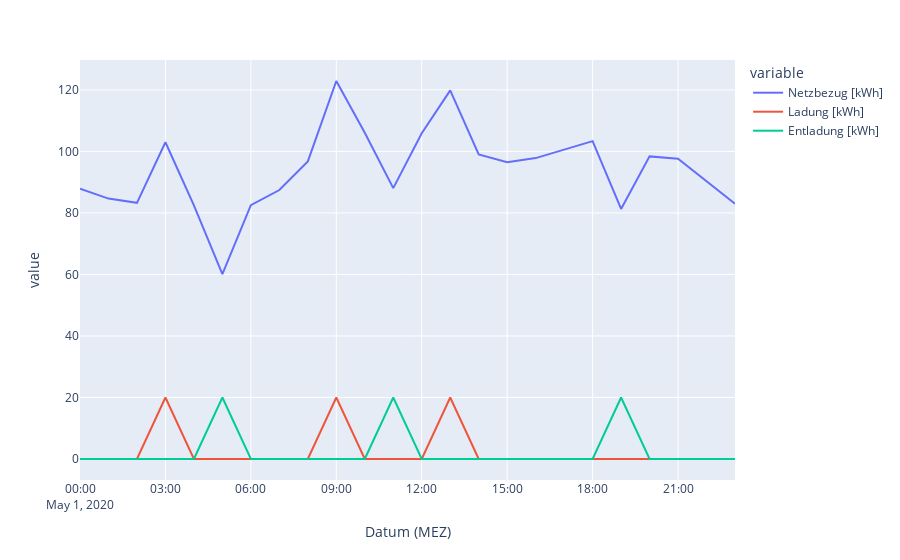

Source (notebook cell):
### Markdown cell above
Der optimale Stromkostenpreis für den Tag liegt bei 74.81 EUR. Wir speichern die optimalen Werte der Variablen im DataFrame ab und plotten die Lösung. Wir sehen, dass in drei Zeitperioden die Batterie voll geladen wird (niedriger Strompreis) und während eines höheren Strompreises wieder entladen wird. Der Wert von 74.81 EUR ist dabei der bestmögliche Wert, den man erzielen kann. Dabei muss man den Strompreis allerdings im Voraus genau kennen.

### Code cell
df["Netzbezug [kWh]"] = [k[t].x for t in H]
df["Ladung [kWh]"] = [s_in[t].x for t in H]
df["Entladung [kWh]"] = [s_out[t].x for t in H]
df["Batteriestand [kWh]"] = [s[t].x for t in H]

px.line(data_frame=df, x="Datum (MEZ)", y=["Netzbezug [kWh]","Ladung [kWh]", "Entladung [kWh]"])

### Figure 1 — Plotly figure (JSON) as saved in the notebook; plotly's stock layout.template omitted (floating-point values rounded to 4 significant figures)
{"data": [{"hovertemplate": "variable=Netzbezug [kWh]<br>Datum (MEZ)=%{x}<br>value=%{y}<extra></extra>", "legendgroup": "Netzbezug [kWh]", "line": {"color": "#636efa", "dash": "solid"}, "marker": {"symbol": "circle"}, "mode": "lines", "name": "Netzbezug [kWh]", "orientation": "v", "showlegend": true, "type": "scatter", "x": ["2020-05-01 00:00:00+01:00", "2020-05-01 01:00:00+01:00", "2020-05-01 02:00:00+01:00", "2020-05-01 03:00:00+01:00", "2020-05-01 04:00:00+01:00", "2020-05-01 05:00:00+01:00", "2020-05-01 06:00:00+01:00", "2020-05-01 07:00:00+01:00", "2020-05-01 08:00:00+01:00", "2020-05-01 09:00:00+01:00", "2020-05-01 10:00:00+01:00", "2020-05-01 11:00:00+01:00", "2020-05-01 12:00:00+01:00", "2020-05-01 13:00:00+01:00", "2020-05-01 14:00:00+01:00", "2020-05-01 15:00:00+01:00", "2020-05-01 16:00:00+01:00", "2020-05-01 17:00:00+01:00", "2020-05-01 18:00:00+01:00", "2020-05-01 19:00:00+01:00", "2020-05-01 20:00:00+01:00", "2020-05-01 21:00:00+01:00", "2020-05-01 22:00:00+01:00", "2020-05-01 23:00:00+01:00"], "xaxis": "x", "y": [87.87, 84.66, 83.27, 103.0, 82.42, 60.1, 82.49, 87.43, 96.73, 122.9, 106.0, 88.07, 105.9, 119.8, 99.02, 96.48, 97.82, 100.6, 103.3, 81.3, 98.37, 97.61, 90.37, 82.95], "yaxis": "y"}, {"hovertemplate": "variable=Ladung [kWh]<br>Datum (MEZ)=%{x}<br>value=%{y}<extra></extra>", "legendgroup": "Ladung [kWh]", "line": {"color": "#EF553B", "dash": "solid"}, "marker": {"symbol": "circle"}, "mode": "lines", "name": "Ladung [kWh]", "orientation": "v", "showlegend": true, "type": "scatter", "x": ["2020-05-01 00:00:00+01:00", "2020-05-01 01:00:00+01:00", "2020-05-01 02:00:00+01:00", "2020-05-01 03:00:00+01:00", "2020-05-01 04:00:00+01:00", "2020-05-01 05:00:00+01:00", "2020-05-01 06:00:00+01:00", "2020-05-01 07:00:00+01:00", "2020-05-01 08:00:00+01:00", "2020-05-01 09:00:00+01:00", "2020-05-01 10:00:00+01:00", "2020-05-01 11:00:00+01:00", "2020-05-01 12:00:00+01:00", "2020-05-01 13:00:00+01:00", "2020-05-01 14:00:00+01:00", "2020-05-01 15:00:00+01:00", "2020-05-01 16:00:00+01:00", "2020-05-01 17:00:00+01:00", "2020-05-01 18:00:00+01:00", "2020-05-01 19:00:00+01:00", "2020-05-01 20:00:00+01:00", "2020-05-01 21:00:00+01:00", "2020-05-01 22:00:00+01:00", "2020-05-01 23:00:00+01:00"], "xaxis": "x", "y": [0, 0, 0, 20, 0, 0, 0, 0, 0, 20, 0, 0, 0, 20, 0, 0, 0, 0, 0, 0, 0, 0, 0, 0], "yaxis": "y"}, {"hovertemplate": "variable=Entladung [kWh]<br>Datum (MEZ)=%{x}<br>value=%{y}<extra></extra>", "legendgroup": "Entladung [kWh]", "line": {"color": "#00cc96", "dash": "solid"}, "marker": {"symbol": "circle"}, "mode": "lines", "name": "Entladung [kWh]", "orientation": "v", "showlegend": true, "type": "scatter", "x": ["2020-05-01 00:00:00+01:00", "2020-05-01 01:00:00+01:00", "2020-05-01 02:00:00+01:00", "2020-05-01 03:00:00+01:00", "2020-05-01 04:00:00+01:00", "2020-05-01 05:00:00+01:00", "2020-05-01 06:00:00+01:00", "2020-05-01 07:00:00+01:00", "2020-05-01 08:00:00+01:00", "2020-05-01 09:00:00+01:00", "2020-05-01 10:00:00+01:00", "2020-05-01 11:00:00+01:00", "2020-05-01 12:00:00+01:00", "2020-05-01 13:00:00+01:00", "2020-05-01 14:00:00+01:00", "2020-05-01 15:00:00+01:00", "2020-05-01 16:00:00+01:00", "2020-05-01 17:00:00+01:00", "2020-05-01 18:00:00+01:00", "2020-05-01 19:00:00+01:00", "2020-05-01 20:00:00+01:00", "2020-05-01 21:00:00+01:00", "2020-05-01 22:00:00+01:00", "2020-05-01 23:00:00+01:00"], "xaxis": "x", "y": [0, 0, 0, 0, 0, 20, 0, 0, 0, 0, 0, 20, 0, 0, 0, 0, 0, 0, 0, 20, 0, 0, 0, 0], "yaxis": "y"}], "layout": {"legend": {"title": {"text": "variable"}, "tracegroupgap": 0}, "margin": {"t": 60}, "xaxis": {"anchor": "y", "domain": [0, 1], "title": {"text": "Datum (MEZ)"}}, "yaxis": {"anchor": "x", "domain": [0, 1], "title": {"text": "value"}}}}
